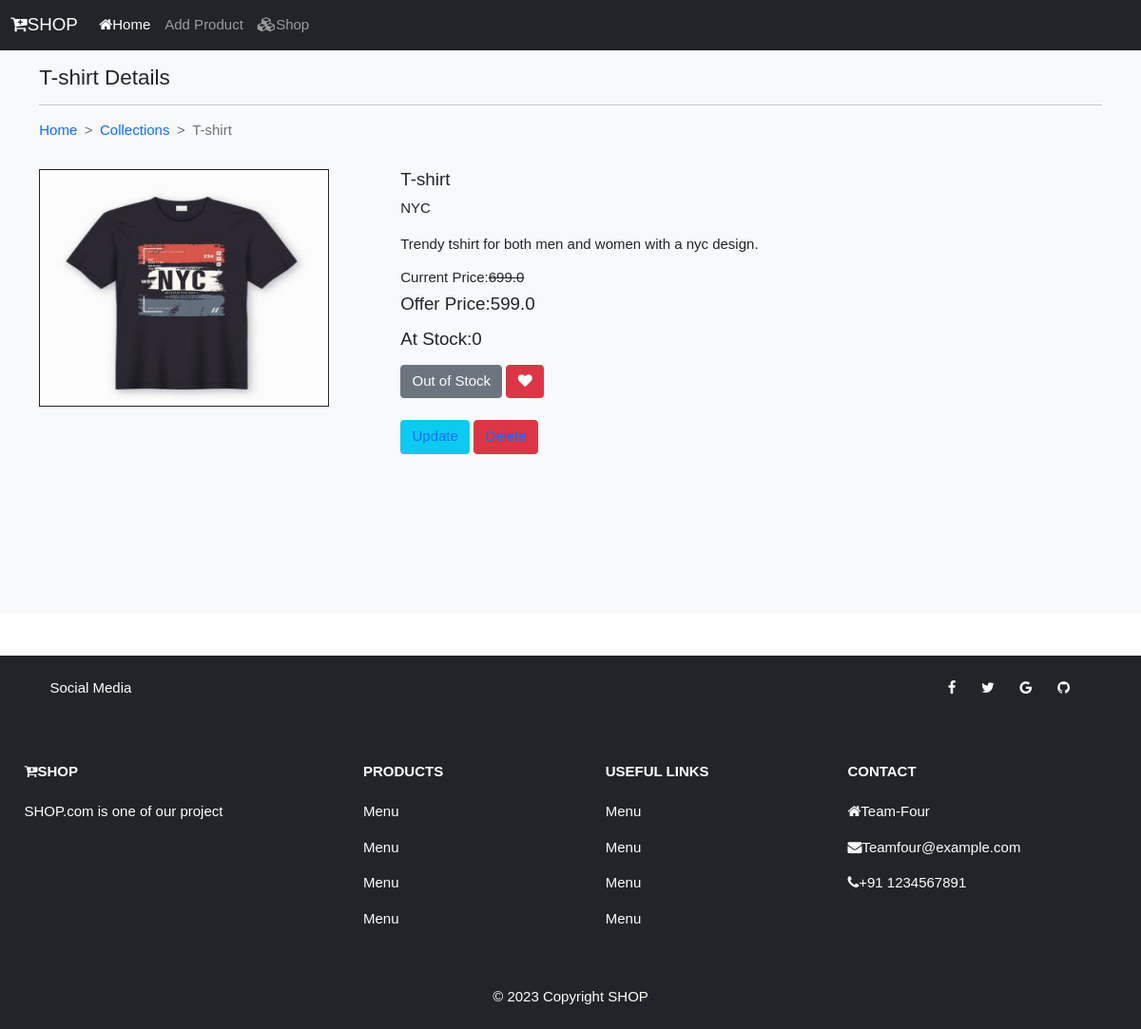
/shop/Fashion/T-shirt, run on the app's committed database.
### catalog/models.py (models this page shows)
class Products(models.Model):
    category=models.ForeignKey(Category,on_delete=models.CASCADE)
    name=models.CharField(max_length=150,null=False,blank=False)
    vendor_name=models.CharField(max_length=150,null=False,blank=False)
    product_image=models.ImageField(upload_to=getFileName,null=True,blank=True)
    quantity=models.IntegerField(null=False,blank=False)
    original_price=models.FloatField(null=False,blank=False)
    discount_price=models.FloatField(null=False,blank=False)
    description=models.TextField(max_length=500,null=False,blank=False)
    status=models.BooleanField(default=False,help_text="0-show,1-Hidden")
    like=models.BooleanField(default=False,help_text='0-show,1-like')
    created_at=models.DateTimeField(auto_now_add=True)
    def __str__(self):
        return self.name

### catalog/views.py (the view)
# urls.py: path('shop/<str:cname>/<str:pname>',views.product_details,name="product_details"),
def product_details(request,cname,pname):
    if(Category.objects.filter(name=cname,status=0)):
        if(Products.objects.filter(name=pname,status=0)):
            product_items=Products.objects.filter(name=pname,status=0).first()
            return render(request,'catalog/items/product_details.html',{"product_items":product_items})
        else:
            messages.error(request,"No such category found")
            return redirect('shop')
    else:
        messages.error(request,"No such category found")
        return redirect('shop')

### catalog/templates/catalog/items/product_details.html (shortened to what this page needs)
{% extends 'catalog/layouts/main.html' %}
{% block content %}
    <section class="bg-light py-4 my-5" style="min-height: 600px;">
        <div class="container">
            <div class="row">
                <div class="col-12">
                    <h4 class="mb-3">{{ product_items}} Details</h4>
                    <hr style="border-color:#b8bfc2;">
                    <nav style="--bs-breadcrumb-divider: '>';" aria-label="breadcrumb">
                        <ol class="breadcrumb">
                          <li class="breadcrumb-item"><a href="index">Home</a></li>
                          <li class="breadcrumb-item"><a href="{% url 'shopview' product_items.category.name %}">Collections</a></li>
                          <li class="breadcrumb-item active" aria-current="page">{{product_items}}</li>
                        </ol>
                      </nav>
                </div>
                <div class="col-4 my-3 pic-box">
                    <img class="contain9" src="{{product_items.product_image.url}}"  alt="{{product_items}}">
                </div>
                <div class="col-8 my-3">
                    <h5>{{product_items}}</h5>
                    <p>{{product_items.vendor_name}}</p>
                    <p>{{product_items.description}}</p>
                    <h6 class="my-2">Current Price:<s>{{product_items.original_price}}</s></h6>
                    <h5 class="my-2">Offer Price:{{product_items.discount_price}}</h5>
                    <h5 class="my-3">At Stock:{{product_items.quantity}}</h5>
                    <div class="my-3">
                        {% if product_items.quantity > 0 %}
                        <input type="hidden" value="{{product_item.id}}" id="pid">
                        {% csrf_token %}
                        <p>
                            <div class="input-group" style="width: 150px;">
                                <button class="input-group-text bg-success text-light" id="btnMinus"><i class="fa fa-minus"></i></button>
                                <input type="text" name="qty" id="txtqty" value="1" class="form-control text-center">
                                <button class="input-group-text bg-success text-light" id="btnPlus"><i class="fa fa-plus"></i></button>
                                <input type="hidden" name="stock" id="stockid" value="{{product_items.quantity}}">
                            </div>
                        </p>
                        <button class="btn btn-primary" id="btnCart"><i class="fa fa-shopping-cart"></i>Add to cart</button>
                        {% else %}
                        <button class="btn btn-secondary">Out of Stock</button>
                        {% endif %}
                        <button class="btn btn-danger"><i class="fa fa-heart"></i></button><br><br>
                        <button class="btn btn-info"><a href="{% url 'update' product_items.id %}">Update</a></button>
                        <button class="btn btn-danger"><a href="{% url 'delete' product_items.id %}">Delete</a></button>
                </div>
            </div>
        </div>
    </section>
{% endblock content %}

### static/css/style.css (style rules this page uses)
html { font-size: 15px; }
body { font-family: Arial, Helvetica, sans-serif; }
a { text-decoration: none; }
.pic-box { position: relative; }
img { width: 305px; height: 250px; border: 1pt solid; }

### data on the page
Products: name "T-shirt", product_image (picture), vendor_name "NYC", description "Trendy tshirt for both men and women with a nyc design.", original_price "699.0", discount_price "599.0", quantity "0"
